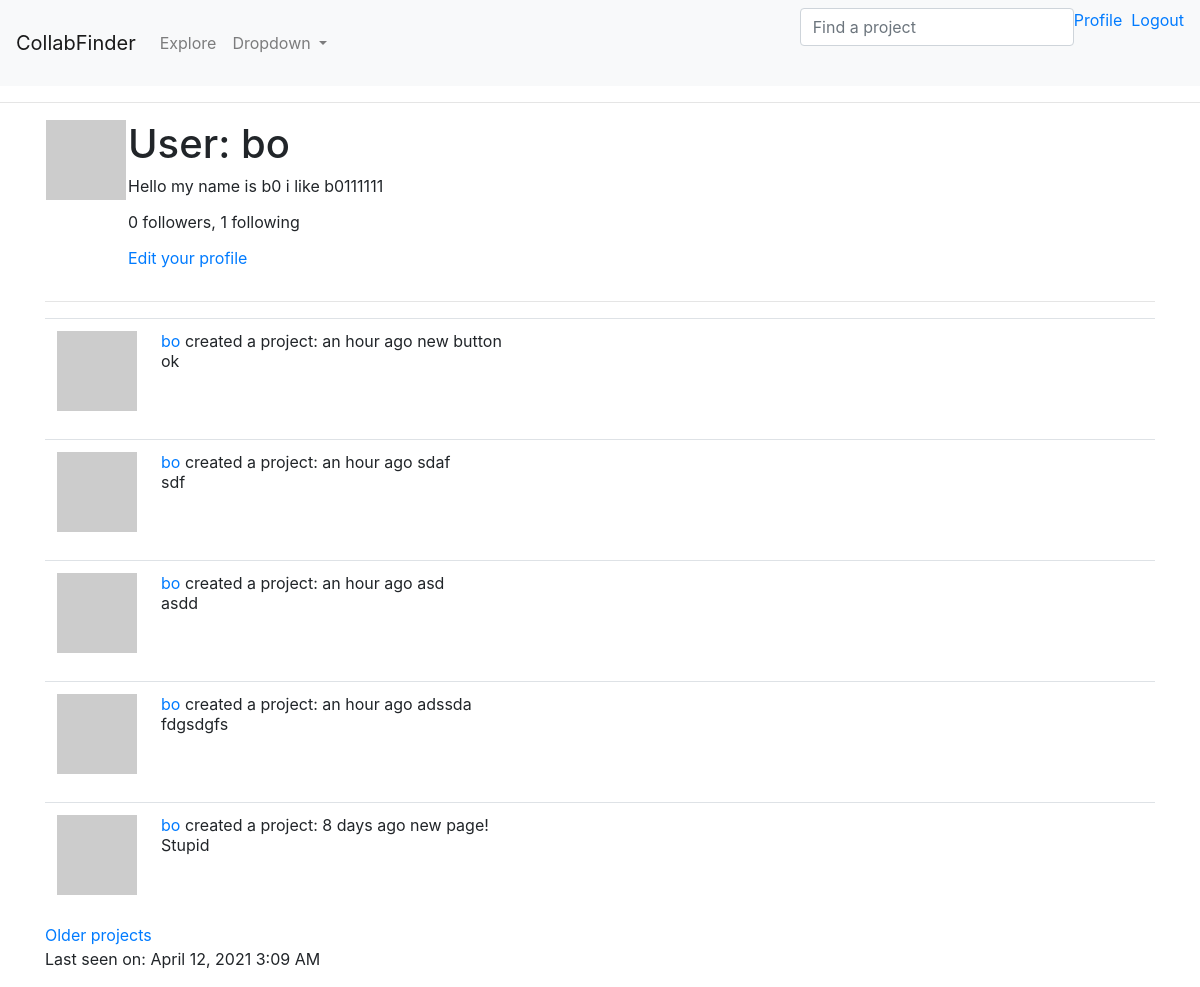
Page /user/bo (signed in) on the committed database.
### app/models.py (models this page shows, shortened)
class User(UserMixin, db.Model):
    id = db.Column(db.Integer, primary_key=True)
    username = db.Column(db.String(64), index=True, unique=True)
    email = db.Column(db.String(120), index=True, unique=True)
    password_hash = db.Column(db.String(128))
    projects = db.relationship('Project', backref='creator', lazy='dynamic')
    about_me = db.Column(db.String(140))
    last_seen = db.Column(db.DateTime, default=datetime.utcnow)
    followed = db.relationship( # Looking at relationship from follower (one) --> following (many), this yield the right side (those followed)
        'User', secondary=followers, #Self-ref, association table
        primaryjoin=(followers.c.follower_id == id), #condition to join left side (follower) w/ assoc. table
        secondaryjoin=(followers.c.followed_id == id),
        backref=db.backref('followers', lazy='dynamic'), lazy='dynamic') #defines how this relationship will be accessed from the right side entity
    def avatar(self, size):
        digest = md5(self.email.lower().encode('utf-8')).hexdigest()
        return 'https://www.gravatar.com/avatar/{}?d=identicon&s={}'.format(digest, size)

class Project(SearchableMixin, db.Model):
    __searchable__ = ['category','name','descr'] # subject to change
    id = db.Column(db.Integer, primary_key=True)
    category = db.Column(db.String(60))
    name = db.Column(db.String(60))
    descr = db.Column(db.String(140))
    skill_level = db.Column(db.String(20))
    setting = db.Column(db.String(20))
    language = db.Column(db.String(5))
    timestamp = db.Column(db.DateTime, index=True, default=datetime.utcnow)
    user_id = db.Column(db.Integer, db.ForeignKey('user.id')) #creator ID (want this to be many to one: many creator to one proj)
    __mapper_args__ = {'polymorphic_on': category}

class Learning(Project):
    __mapper_args__ = {'polymorphic_identity': 'learning'}
    id = db.Column(db.Integer, db.ForeignKey('project.id'), primary_key=True)
    field_name = 'learning' #SelectField option in form
    pace = db.Column(db.String(60))
    learning_category = db.Column(db.String(60))
    subject = db.Column(db.String(60)) #still have to figure out how to implement this
    resource = db.Column(db.String(70)) #can be textbook, playlist, etc.

class SearchableMixin(object):
    @classmethod
    def before_commit(cls, session):
        session._changes = {
            'add': list(session.new),
            'update': list(session.dirty),
            'delete': list(session.deleted)
        }
    @classmethod
    def after_commit(cls, session):
        for obj in session._changes['add']:
            if isinstance(obj, SearchableMixin):
                add_to_index(obj.__tablename__, obj)
        for obj in session._changes['update']:
            if isinstance(obj, SearchableMixin):
                add_to_index(obj.__tablename__, obj)
        for obj in session._changes['delete']:
            if isinstance(obj, SearchableMixin):
                remove_from_index(obj.__tablename__, obj)
        session._changes = None

class Project(SearchableMixin, db.Model):
    __searchable__ = ['category','name','descr'] # subject to change
    id = db.Column(db.Integer, primary_key=True)
    category = db.Column(db.String(60))
    name = db.Column(db.String(60))
    descr = db.Column(db.String(140))
    skill_level = db.Column(db.String(20))
    setting = db.Column(db.String(20))
    language = db.Column(db.String(5))
    timestamp = db.Column(db.DateTime, index=True, default=datetime.utcnow)
    user_id = db.Column(db.Integer, db.ForeignKey('user.id')) #creator ID (want this to be many to one: many creator to one proj)
    __mapper_args__ = {'polymorphic_on': category}

### app/main/routes.py (the view)
@bp.route('/user/<username>')
@login_required
def user(username):
    user = User.query.filter_by(username=username).first_or_404()
    page = request.args.get('page', 1, type=int)
    projects = user.projects.order_by(Project.timestamp.desc()).paginate(
        page, current_app.config['PROJECTS_PER_PAGE'], False)
    next_url = url_for('main.user', username=user.username,
                       page=projects.next_num) if projects.has_next else None
    prev_url = url_for('main.user', username=user.username,
                       page=projects.prev_num) if projects.has_prev else None
    form = EmptyForm()
    return render_template('user.html', user=user, projects=projects.items,
                           next_url=next_url, prev_url=prev_url, form=form)

### app/main/forms.py
class SearchForm(FlaskForm):
    q = StringField(_l('Find a project'), validators=[DataRequired()])
    def __init__(self, *args, **kwargs):
        if 'formdata' not in kwargs:
            kwargs['formdata'] = request.args # for the GET request
        if 'csrf_enabled' not in kwargs:
            kwargs['csrf_enabled'] = False
        super(SearchForm, self).__init__(*args, **kwargs)

class EmptyForm(FlaskForm):
    submit = SubmitField('Submit')

### app/main/routes.py (called while the page is built)
@bp.before_app_request
def before_request():
    if current_user.is_authenticated:
        current_user.last_seen = datetime.utcnow()
        db.session.commit()
    g.search_form = SearchForm() # g variable is specific to each request and each client
    g.locale = str(get_locale())

### app/models.py (called while the page is built)
@login.user_loader
def load_user(id):
    return User.query.get(int(id))

### app/templates/user.html (shortened to what this page needs)
{% extends "base.html" %}
{% block content %}
    <table>
        <tr valign="top">
            <td><img src="{{ user.avatar(128) }}"></td>
            <td>
                <h1>{{ _('User') }}: {{ user.username }}</h1>
                {% if user.about_me %}<p>{{ user.about_me }}</p>{% endif %}
                <p>{{ _('%(count)d followers', count=user.followers.count()) }}, {{ _('%(count)d following', count=user.followed.count()) }}</p>
                {% if user == current_user %}
                    <p><a href="{{ url_for('main.edit_profile') }}">{{ _('Edit your profile') }}</a></p>
                {% endif %}
            </td>
        </tr>
    </table>
    <hr>
    {% for project in projects %}
        {% include '_project.html' %}
    {% endfor %}
    {% if next_url %}
        <a href="{{ next_url }}">{{ _('Older projects') }}</a>
    {% endif %}
    {% if user.last_seen %}
    <p>Last seen on: {{ moment(user.last_seen).format('LLL') }}</p>
    {% endif %}
{% endblock %}

### app/templates/_project.html
<table class="table table-hover">
    <tr>
        <td width="70px">
            <a href="{{ url_for('main.user', username=project.creator.username) }}">
                <img src="{{ project.creator.avatar(70) }}" />
            </a>
        </td>
        <td>
            <a href="{{ url_for('main.user', username=project.creator.username) }}">
                {{ project.creator.username }}
            </a>
            {{ _('%(username)s created a project: %(when)s',
                    username=user_link, when=moment(project.timestamp).fromNow()) }}
            {{ project.name }}<br>
            {{ project.descr }}
        </td>
    </tr>
</table>

### rows in the picture
User: username "bo", about_me "Hello my name is b0 i like b0111111", last_seen "April 12, 2021 3:09 AM"
Learning: creator.username "bo", name "new button", descr "ok"
Learning: creator.username "bo", name "sdaf", descr "sdf"
Learning: creator.username "bo", name "asd", descr "asdd"
Learning: creator.username "bo", name "adssda", descr "fdgsdgfs"
Learning: creator.username "bo", name "new page!", descr "Stupid"
